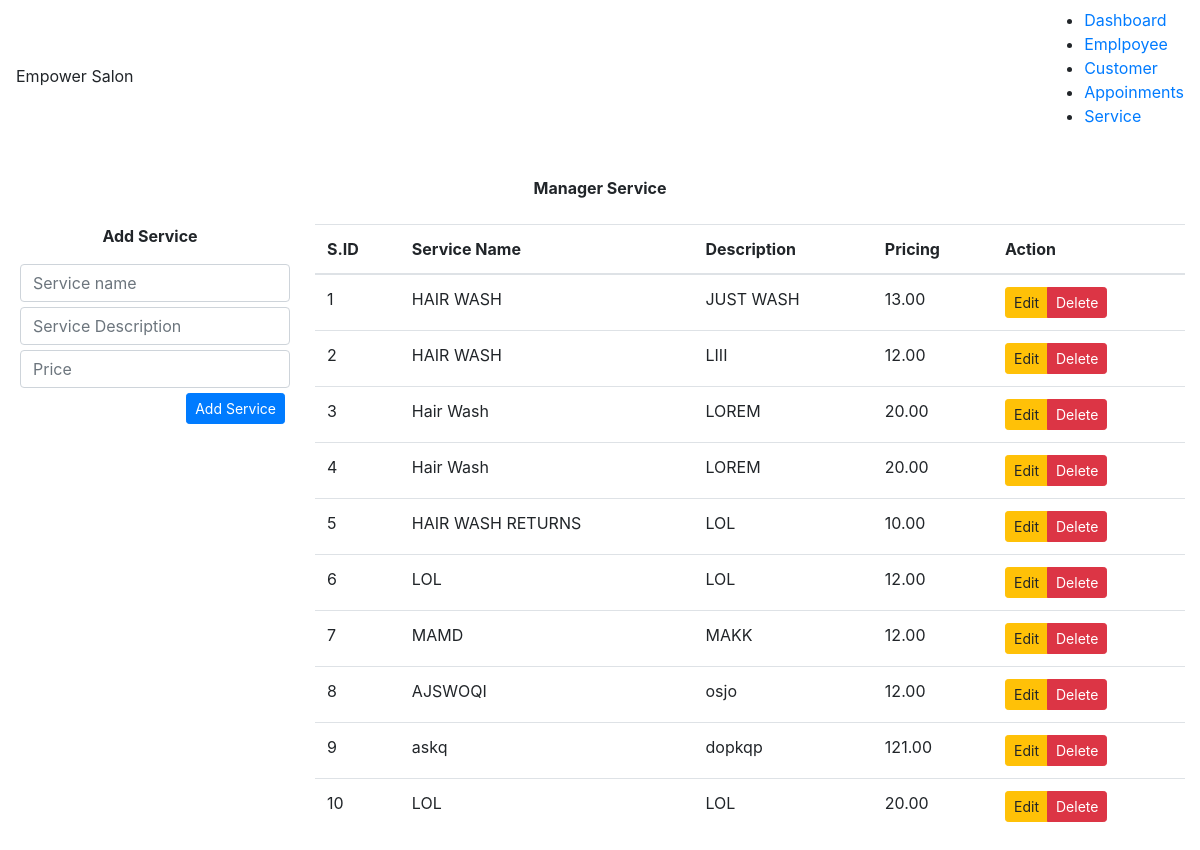
Page /manage_service.php (signed in) on the committed database.
### tables this page shows
CREATE TABLE `services` (
  `id` int(11) NOT NULL,
  `name` varchar(255) NOT NULL,
  `description` varchar(255) NOT NULL,
  `price` decimal(5,2) NOT NULL
);

### manage_service.php (the view, shortened to what this page needs)
<?php
	include_once('configs/db.php');
	include('dashboard_header.php');
	$services = [];
	$sql_query = "select * from services";
	$result = mysqli_query($db_conn,$sql_query);
	if($result)
	{
		$services = mysqli_fetch_all($result);
	}
?>
<!DOCTYPE html>
<html lang="en">
<head>
    <link rel="stylesheet" href="https://maxcdn.bootstrapcdn.com/bootstrap/4.4.1/css/bootstrap.min.css">
</head>
<body>
	<div class="container-fluid">
		<p class="text-center font-weight-bold m-4">Manager Service</p>
		<div class="row">
			<div class="col-md-3">
				<form action="actions/service/add_service.php" class="form-group" method="POST">
					<p class="text-center font-weight-bold">Add Service</p>
					<input type="text" class="form-control" placeholder="Service name" name="ser_name" required>
					<input type="text" class="form-control" placeholder="Service Description" name="ser_desc" required>
					<input type="number" class="form-control" placeholder="Price" name="ser_price" required>
					<div class="text-right">
						<input type="submit" value="Add Service" class="btn btn-sm btn-primary">
					</div>
				</form>
			</div>
			<div class="col-md-9">
				<table class="table">
					<thead>
						<tr>
							<th>S.ID</th>
							<th>Service Name</th>
							<th>Description</th>
							<th>Pricing</th>
							<th>Action</th>
						</tr>
						<?php if(empty($services)):?>
							<tr align="center">
							<td colspan="6"> NO SERVICES ADDED </td>
							</tr>
						<?php else:?>
						<?php
						foreach($services as $key=>$service)
						{
						echo '
							<tr>
								<td>'.($key+1).'</td>
								<td>'.$service[1].'</td>
								<td>'.$service[2].'</td>
								<td>'.$service[3].'</td>
								<td>
									<div class="btn-group btn-group-sm">
									<button type="button" class="btn btn-warning  edit-service" onclick=edit_service('.$service[0].')>Edit</button>
									<button type="button" class="btn btn-danger"  onclick=del_service_alert('.$service[0].')>Delete</button>
									</div>
								</td>
							</tr>';
						}
						?>
						<?php endif; ?>
					</thead>
				</table>
			</div>
		</div>
	</div>
</body>
</html>

### dashboard_header.php (shortened to what this page needs)
<!DOCTYPE html>
<html lang="en">
<head>
    <link rel="stylesheet" href="style/style.css">
</head>
<body>
    <div class="navbar">
        <span>Empower Salon</span>
        <ul class="nav-links">
            <li><a href="">Dashboard</a></li>
            <li><a href="">Emplpoyee</a></li>
            <li><a href="">Customer</a></li>
            <li><a href="">Appoinments</a></li>
            <li><a href="">Service</a></li>
        </ul>
    </div>
</body>
</html>

### style/style.css (style rules this page uses)
body { padding: 0px; margin: 0px; }
.form-control { flex: 1; margin: 5px; padding: 8px; border: none; border-bottom: 1px solid #2f2f2f; }

### rows in the picture
services: name "HAIR WASH", description "JUST WASH", price "13.00"
services: name "HAIR WASH", description "LIII", price "12.00"
services: name "Hair Wash", description "LOREM", price "20.00"
services: name "Hair Wash", description "LOREM", price "20.00"
services: name "HAIR WASH RETURNS", description "LOL", price "10.00"
services: name "LOL", description "LOL", price "12.00"
services: name "MAMD", description "MAKK", price "12.00"
services: name "AJSWOQI", description "osjo", price "12.00"
services: name "askq", description "dopkqp", price "121.00"
services: name "LOL", description "LOL", price "20.00"
